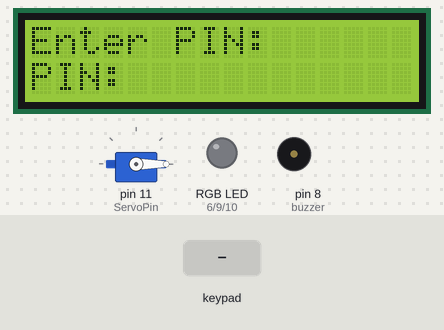
The sketch below on a simulated Arduino Uno, built with avr-gcc and run on an emulated ATmega328P. Shown: 16×2 character LCD, servo, an RGB LED mixed from three pins (HIGH = lit), buzzer (waves = sounding). The inputs (shaded band) are chosen by the test bench.

Above: at 1.2 s.
1.3 s: keypad keys 1 3 9 7 * pressed 0.4 s apart
At 4.7 s:
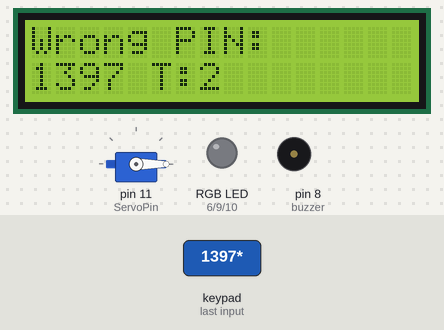
4.9 s: keypad keys 1 2 3 4 * pressed 0.4 s apart
At 8.0 s:
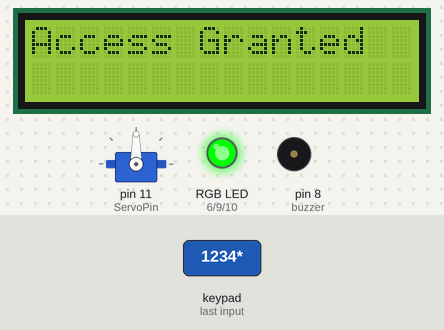
8.8 s: keypad keys 4 3 2 1 * pressed 0.4 s apart
At 13.4 s:
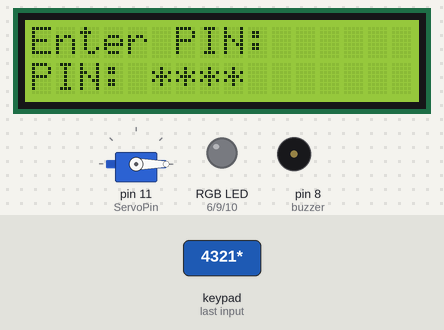
Timing chart, 0 to 18.3 s (numbered marks = the images above; inputs shaded):
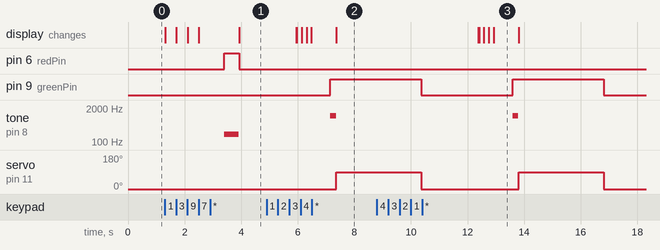

The sketch:

keypad.ino
```cpp
#include <Keypad.h>
#include <Servo.h>
#include <Wire.h>
#include <LiquidCrystal_I2C.h>

// Keypad setup
const byte ROWS = 4;
const byte COLS = 4;
char keys[ROWS][COLS] = {
  {'1','2','3','A'},
  {'4','5','6','B'},
  {'7','8','9','C'},
  {'*','0','#','D'}
};
byte rowPins[ROWS] = {A0, A1, A2, A3};
byte colPins[COLS] = {5, 4, 3, 2};
Keypad keypad = Keypad(makeKeymap(keys), rowPins, colPins, ROWS, COLS);

// LCD
LiquidCrystal_I2C lcd(0x27, 16, 2);

// Servo
Servo servo;
const int ServoPin = 11;

// RGB LED pins (common cathode)
int redPin = 6;
int greenPin = 9;
int bluePin = 10;

// Buzzer pin
int buzzer = 8;

// Multiple valid PINs
String validPINs[] = {"1234", "4321", "2468"};
const int numberOfPINs = sizeof(validPINs) / sizeof(validPINs[0]);

// Tries
const int maxTries = 3;
int triesLeft = maxTries;

void setup() {
  Serial.begin(9600);

  lcd.init();
  lcd.backlight();
  lcd.setCursor(0, 0);
  lcd.print("Enter PIN:");

  pinMode(redPin, OUTPUT);
  pinMode(greenPin, OUTPUT);
  pinMode(bluePin, OUTPUT);
  pinMode(buzzer, OUTPUT);

  servo.attach(ServoPin);
  servo.write(0); // Locked

  setColor(0, 0, 0); // LED off
}

void loop() {
  String enteredPIN = "";
  lcd.setCursor(0, 1);
  lcd.print("PIN: ");

  while (true) {
    char key = keypad.getKey();
    if (key) {
      if (isDigit(key)) {
        enteredPIN += key;
        lcd.print("*");
      }
      else if (key == '#') { // Clear
        enteredPIN = "";
        lcd.setCursor(5, 1);
        lcd.print("        "); // Clear PIN display area
        lcd.setCursor(5, 1);
      }
      else if (key == '*') { // Submit
        break;
      }
    }
  }

  delay(500);

  if (isValidPIN(enteredPIN)) {
    signalSuccess();
    triesLeft = maxTries; // Reset tries after success
  } else {
    triesLeft--;
    signalFailure(enteredPIN, triesLeft);

    if (triesLeft <= 0) {
      alarmMode();
      cooldownMode(10); // 10 seconds cooldown
      triesLeft = maxTries; // Reset after cooldown
    }
  }

  delay(2000);
  lcd.clear();
  lcd.setCursor(0, 0);
  lcd.print("Enter PIN:");
}

bool isValidPIN(String pin) {
  for (int i = 0; i < numberOfPINs; i++) {
    if (pin == validPINs[i]) {
      return true;
    }
  }
  return false;
}

void signalSuccess() {
  setColor(0, 255, 0); // Green
  tone(buzzer, 1000, 200);
  delay(200); // Let the tone finish
  lcd.clear();
  lcd.setCursor(0, 0);
  lcd.print("Access Granted");
  servo.write(90); // Open
  delay(3000);
  servo.write(0);  // Close
  setColor(0, 0, 0); // LED off
}

void signalFailure(String wrongPIN, int triesLeft) {
  setColor(255, 0, 0); // Red
  tone(buzzer, 200, 500);
  delay(500); // Let the tone finish
  lcd.clear();
  lcd.setCursor(0, 0);
  lcd.print("Wrong PIN:");
  lcd.setCursor(0, 1);
  lcd.print(wrongPIN);
  lcd.print(" T:");
  lcd.print(triesLeft);
  //delay(1000);
  setColor(0, 0, 0); // LED off
}

void alarmMode() {
  lcd.clear();
  lcd.setCursor(0, 0);
  lcd.print("LOCKED OUT!");
  lcd.setCursor(0, 1);
  lcd.print("Security Alert!");

  for (int i = 0; i < 5; i++) { // 20 x 500ms = 10 seconds
    setColor(255, 0, 0);
    tone(buzzer, 400, 250); // Beep 250ms
    delay(250);             // Wait 500ms
    setColor(0, 0, 0);
    delay(250);
  }

  noTone(buzzer);
  setColor(0, 0, 0);
}

void cooldownMode(int seconds) {
  lcd.clear();
  lcd.setCursor(0, 0);
  lcd.print("Cooldown active");

  for (int i = seconds; i > 0; i--) {
    lcd.setCursor(0, 1);
    lcd.print("Wait: ");
    lcd.print(i);
    lcd.print("s   "); // Extra spaces to clear leftover chars

    tone(buzzer, 500, 100); // Small beep every second
    setColor(255, 0, 0);
    delay(500);
    setColor(0, 0, 0);
    delay(500);
  }

  noTone(buzzer);
  setColor(0, 0, 0);
}

void setColor(int redVal, int greenVal, int blueVal) {
  analogWrite(redPin, redVal);
  analogWrite(greenPin, greenVal);
  analogWrite(bluePin, blueVal);
}
```

Measured:
- after the input at 1.3 s, pin 6 (redPin): LOW → HIGH after 2.1 s, → LOW 0.52 s later; tone on pin 8 (buzzer): silent → 200 Hz after 2.1 s, → silent 0.50 s later; the display: first changes at once (image 1 shows a later state)
- after the input at 4.9 s, pin 9 (greenPin): LOW → HIGH after 2.3 s; tone on pin 8 (buzzer): silent → 1000 Hz after 2.3 s, → silent 0.20 s later; servo on pin 11 (ServoPin): 0° → 90° after 2.5 s; the display: first differs from a run without the input after 1.1 s (image 2 shows a later state)
- after the input at 8.8 s, tone on pin 8 (buzzer): silent → 1000 Hz after 4.8 s, → silent 0.20 s later; the display: first differs from a run without the input after 3.6 s (image 3 shows a later state)
